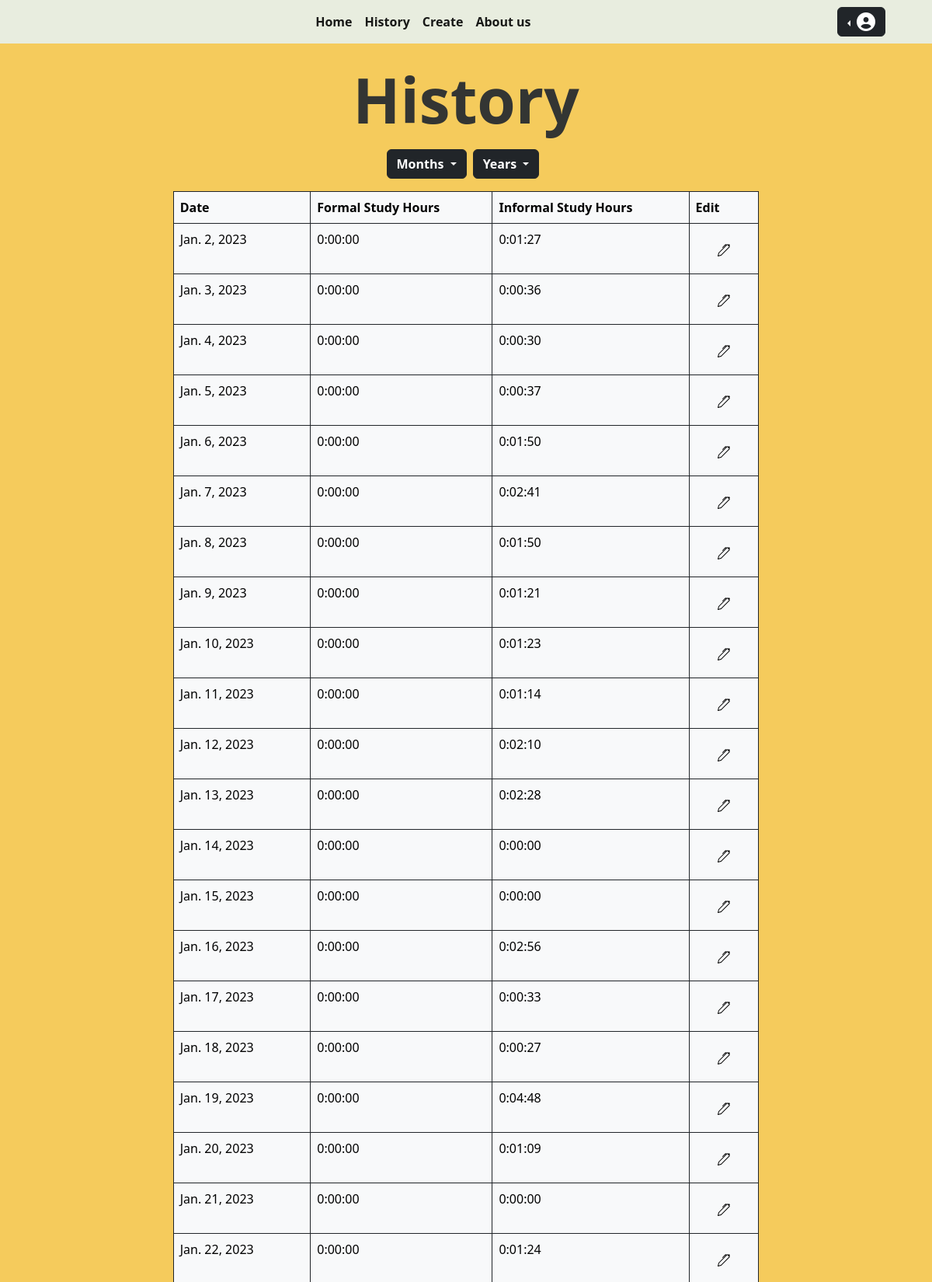
The app's page /history (signed in, upper part) with its own data.
### base/models.py (models this page shows, shortened)
class Study(models.Model):
    user = models.ForeignKey(User, on_delete=models.CASCADE, null=True, blank=True)
    date = models.DateField()
    formal_study_hours = models.DurationField()
    informal_study_hours = models.DurationField()
    class Meta:
        ordering = ['date']

### base/views.py (the view)
# urls.py: path("history", login_required(HistoryList.as_view()), name="history"),
class HistoryList(ListView):
    model = Study
    context_object_name = "study_list"
    template_name = "base/history.html"
    def get_queryset(self):
        queryset = super().get_queryset()
        month = self.request.GET.get("month", None)
        year = self.request.GET.get("year", None)
        if month:
            queryset = queryset.annotate(month=ExtractMonth("date")).filter(month=month)
        elif year:
            queryset = queryset.annotate(year=ExtractYear("date")).filter(year=year)
        return queryset
    def get_context_data(self, **kwargs):
        context = super().get_context_data(**kwargs)
        unique_months = Study.objects.filter(user=self.request.user).dates(
            "date", "month", order="ASC"
        )
        context["months"] = [month.strftime("%B") for month in unique_months]
        context["months"] = removeDuplicates(context["months"])
        unique_years = Study.objects.filter(user=self.request.user).dates(
            "date", "year", order="ASC"
        )
        context["years"] = [year.year for year in unique_years]
        return context

### base/views.py (called while the page is built)
def removeDuplicates(l: list) -> list:
    new_list: list = []
    for e in l:
        if e not in new_list:
            new_list.append(e)
    return new_list

### base/templates/base/history.html (shortened to what this page needs)
{% extends 'base/main.html' %}
{% block content%}
<div class="container-fluid">
    <h1 class="text-center fw-bold mt-4 mb-3 display-1" style="color: #333533">History</h1>
</div>
{% if study_list %}
<div class="row m-3 mb-5">
  <div class="container d-flex justify-content-center mb-3">
    <div class="btn-group me-2">
      <button type="button" class="btn btn-dark fw-bold dropdown-toggle" data-bs-toggle="dropdown" aria-expanded="false">
        Months
      </button>
    </div>
    <div class="btn-group me-2">
      <button type="button" class="btn btn-dark fw-bold dropdown-toggle" data-bs-toggle="dropdown" aria-expanded="false">
        Years
      </button>
    </div>
  </div>
  <div class="col-md-2"></div>
  <div class="col-md-8">
    <table class="table table-light table-bordered border-dark">
      <thead>
        <tr>
          <th scope="col">Date</th>
          <th scope="col">Formal Study Hours</th>
          <th scope="col">Informal Study Hours</th>
          <th scope="col">Edit</th>
        </tr>
      </thead>
      <tbody>
        {% for study in study_list %}
        <tr>
          <td>{{study.date}}</td>
          <td>{{study.formal_study_hours}}</td>
          <td>{{study.informal_study_hours}}</td>
          <td ><span class="d-flex justify-content-center"><a href="{% url 'update' study.id %}"><button class="btn btn-lg"><img src="../../static/img/pen.svg"></button></a></span></td>
        </tr>
        {% endfor %}
      </tbody>
    </table>
  </div>
  <div class="col-md-2"></div>
</div>
{% else %}
  <h3 class="fw-bold text-danger text-center">There are no records in your account.</h3>
{% endif %}
{% endblock %}

### base/templates/base/main.html (shortened to what this page needs)
{% load static %}
<!DOCTYPE html>
<html lang="en">
<head>
    <link href="https://cdn.jsdelivr.net/npm/bootstrap@5.2.0/dist/css/bootstrap.min.css" rel="stylesheet">
    <link rel="stylesheet" href="{% static 'css/styles.css' %}">
</head>
<body style="background-color: #f5cb5c;">
    {% if user.is_authenticated %}
    {% include 'base/includes/navbar.html'%}
    {% endif %}
    {%block content %}{% endblock %}
</body>
</html>

### base/templates/base/includes/navbar.html (shortened to what this page needs)
<nav class="navbar navbar-light navbar-expand-lg" style="background-color: #E8EDDF;">
  <div class="container-fluid">
    <div class="collapse navbar-collapse justify-content-center" id="navbarSupportedContent">
      <ul class="navbar-nav">
        <li class="nav-item">
          <a class="nav-link active fw-bold " aria-current="page" href="{% url 'index' %}">Home</a>
        </li>
        <li class="nav-item">
          <a class="nav-link active fw-bold" aria-current="page" href="{% url 'history' %}">History</a>
        </li>
        <li class="nav-item">
          <a class="nav-link active fw-bold" aria-current="page" href="{% url 'create' %}">Create</a>
        </li>
        <li class="nav-item">
          <a class="nav-link active fw-bold"  href="{% url 'about' %}">About us</a>
        </li>
      </ul>
    </div>
    <form class="d-flex justify-content-end">
      <div class="dropstart show me-5"  data-bs-theme="dark">
        <button class="btn btn-dark dropdown-toggle" type="button" id="dropdownMenuButton" data-bs-toggle="dropdown" aria-expanded="false">
          <i class="fa-solid fa-circle-user fa-xl"></i>
        </button>
      </div>
    </form>
  </div>
</nav>

### base/static/css/styles.css (style rules this page uses)
a { text-decoration: none; }

### records on screen
Study: date "Jan. 2, 2023", formal_study_hours "0:00:00", informal_study_hours "0:01:27"
Study: date "Jan. 3, 2023", formal_study_hours "0:00:00", informal_study_hours "0:00:36"
Study: date "Jan. 4, 2023", formal_study_hours "0:00:00", informal_study_hours "0:00:30"
Study: date "Jan. 5, 2023", formal_study_hours "0:00:00", informal_study_hours "0:00:37"
Study: date "Jan. 6, 2023", formal_study_hours "0:00:00", informal_study_hours "0:01:50"
Study: date "Jan. 7, 2023", formal_study_hours "0:00:00", informal_study_hours "0:02:41"
Study: date "Jan. 8, 2023", formal_study_hours "0:00:00", informal_study_hours "0:01:50"
Study: date "Jan. 9, 2023", formal_study_hours "0:00:00", informal_study_hours "0:01:21"
Study: date "Jan. 10, 2023", formal_study_hours "0:00:00", informal_study_hours "0:01:23"
Study: date "Jan. 11, 2023", formal_study_hours "0:00:00", informal_study_hours "0:01:14"
Study: date "Jan. 12, 2023", formal_study_hours "0:00:00", informal_study_hours "0:02:10"
Study: date "Jan. 13, 2023", formal_study_hours "0:00:00", informal_study_hours "0:02:28"
Study: date "Jan. 14, 2023", formal_study_hours "0:00:00", informal_study_hours "0:00:00"
Study: date "Jan. 15, 2023", formal_study_hours "0:00:00", informal_study_hours "0:00:00"
Study: date "Jan. 16, 2023", formal_study_hours "0:00:00", informal_study_hours "0:02:56"
Study: date "Jan. 17, 2023", formal_study_hours "0:00:00", informal_study_hours "0:00:33"
Study: date "Jan. 18, 2023", formal_study_hours "0:00:00", informal_study_hours "0:00:27"
Study: date "Jan. 19, 2023", formal_study_hours "0:00:00", informal_study_hours "0:04:48"
Study: date "Jan. 20, 2023", formal_study_hours "0:00:00", informal_study_hours "0:01:09"
Study: date "Jan. 21, 2023", formal_study_hours "0:00:00", informal_study_hours "0:00:00"
Study: date "Jan. 22, 2023", formal_study_hours "0:00:00", informal_study_hours "0:01:24"
